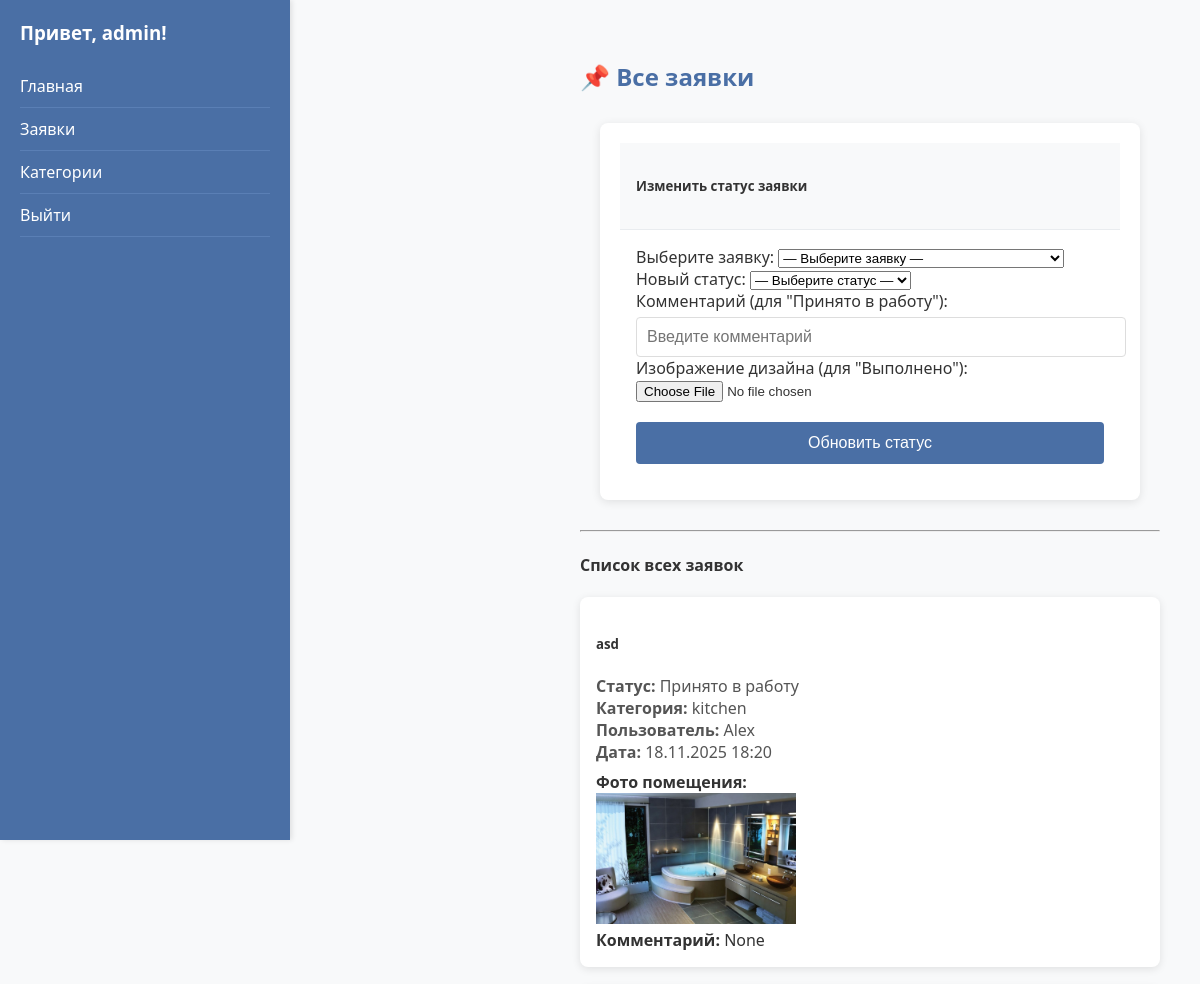
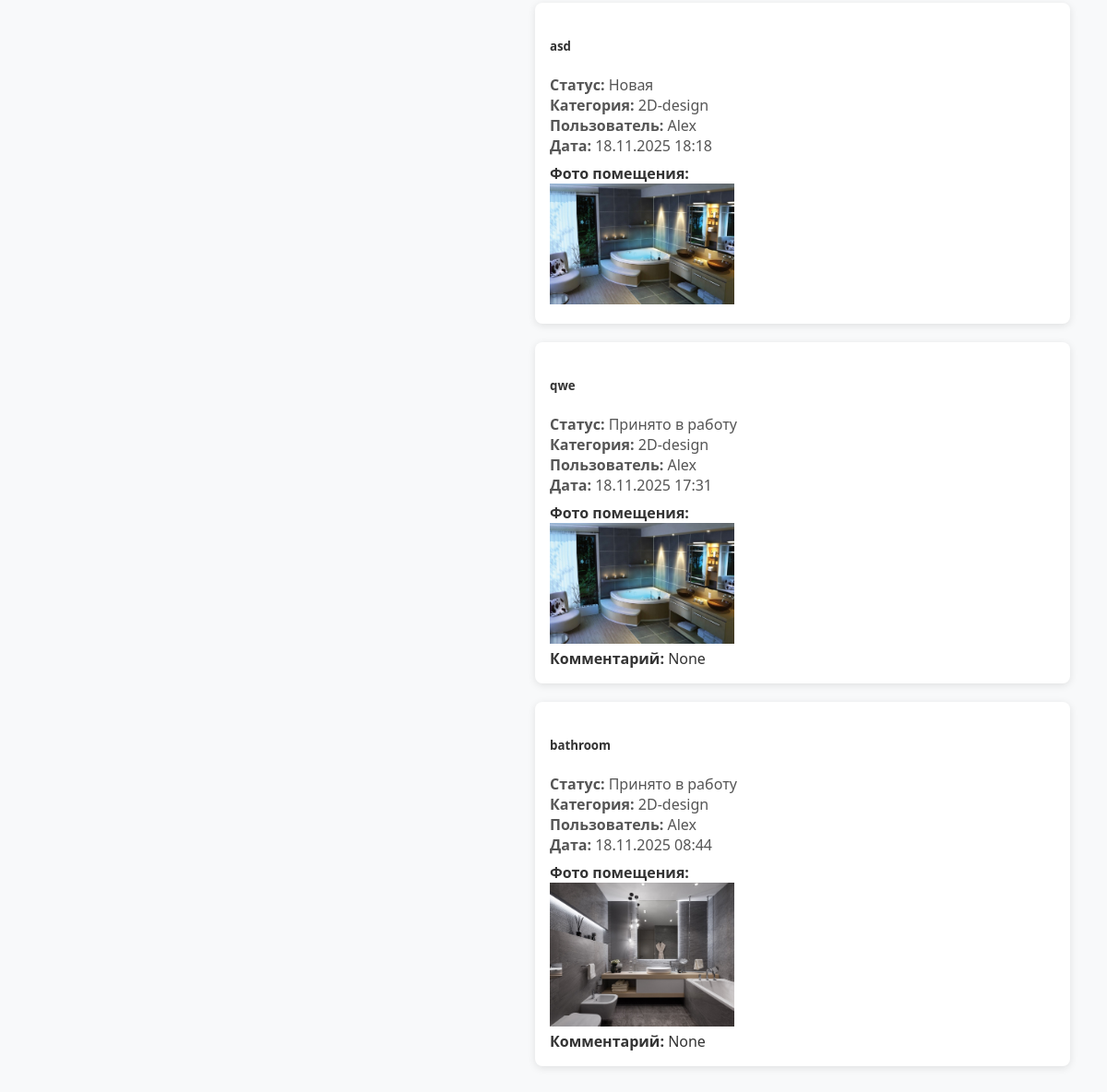
Before: /admin-applications/ (signed in) with the older database file (2 pictures, top to bottom).
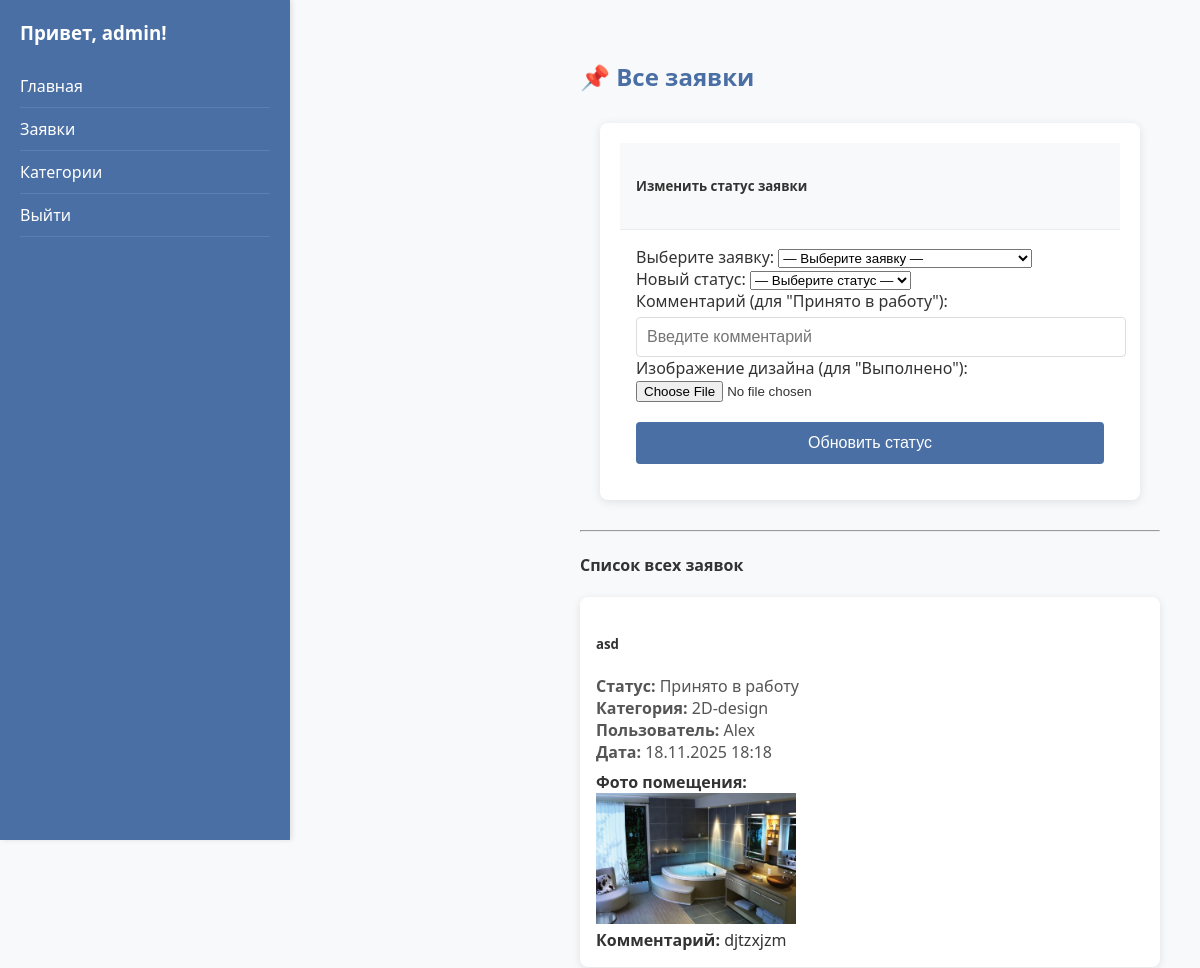
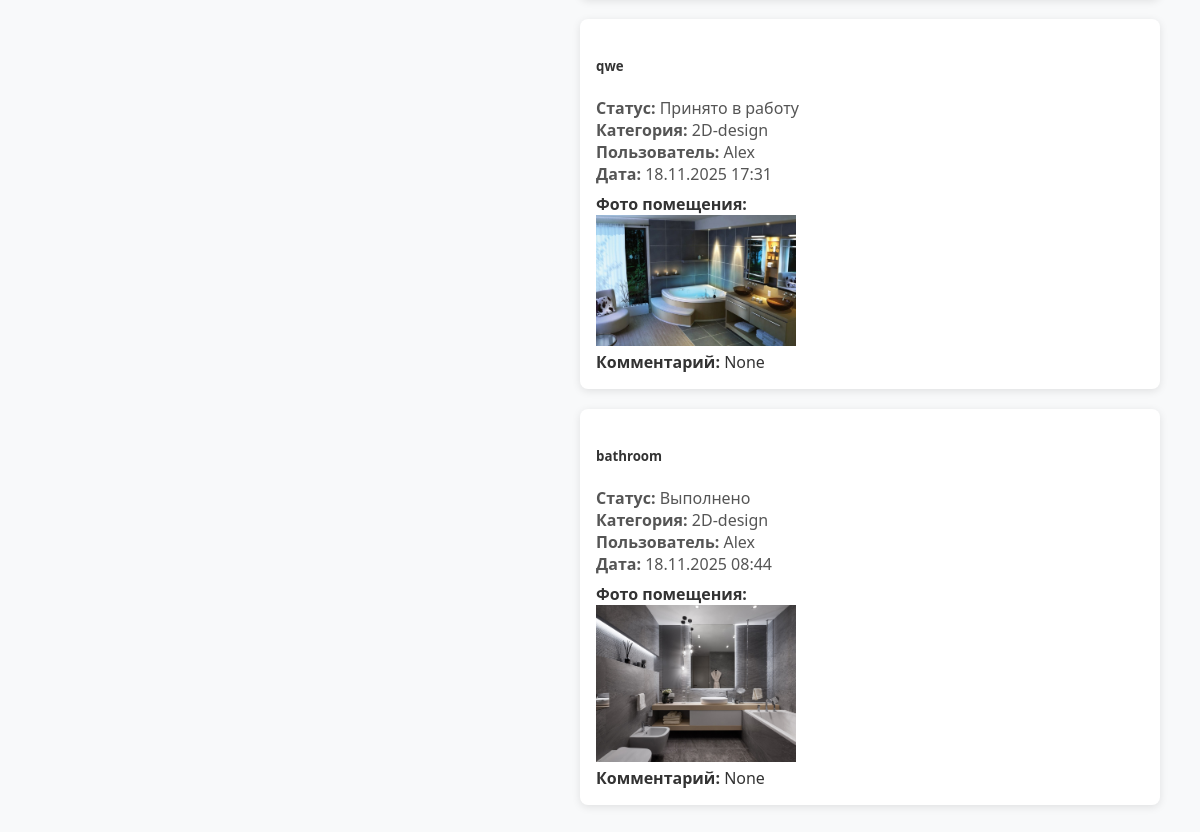
After: the same page with the newer database file (2 pictures, top to bottom).
### main/models.py (models this page shows, shortened)
class Application(models.Model):
    STATUS_CHOICES = [
        ('new', 'Новая'),
        ('in_progress', 'Принято в работу'),
        ('completed', 'Выполнено'),
    ]
    title = models.CharField(max_length=200)
    description = models.TextField()
    category = models.ForeignKey(Category, on_delete=models.CASCADE)
    photo = models.ImageField(upload_to='applications/', null=True, blank=True)
    status = models.CharField(max_length=20, choices=STATUS_CHOICES, default='Новая')
    created_at = models.DateTimeField(auto_now_add=True)
    user = models.ForeignKey(User, on_delete=models.CASCADE)
    design_image = models.ImageField(upload_to='designs/', null=True, blank=True)
    comment = models.TextField(blank=True, null=True)

class Category(models.Model):
    name = models.CharField(max_length=100, unique=True)
    def __str__(self):
        return self.name

### main/views.py (the view, shortened to what this page needs)
# urls.py: path('admin-applications/', views.admin_applications, name='admin_applications'),
@user_passes_test(is_superuser)
def admin_applications(request):
    apps = Application.objects.all().order_by('-created_at')
    for app in apps:
        app.is_new = app.status == 'Новая'
        app.is_in_progress = app.status == 'Принято в работе'
        app.is_completed = app.status == 'Выполнено'
    return render(request, 'main/admin_applications.html', {'applications': apps})

### main/views.py (called while the page is built)
def is_superuser(u):
    return u.is_superuser

### templates/main/admin_applications.html (shortened to what this page needs)
{% extends "main/base.html" %}
{% load static %}
{% block content %}
    <div class="container">
        <div class="main-content">
            <h2>📌 Все заявки</h2>
            <form method="post" action="{% url 'admin_applications' %}" enctype="multipart/form-data">
                <div class="card mb-4">
                    <div class="card-header">
                        <h5>Изменить статус заявки</h5>
                    </div>
                    <div class="card-body">
                        <div class="row g-3">
                            <div class="col-md-4">
                                <label for="application_id" class="form-label">Выберите заявку:</label>
                                <select name="application_id" class="form-select" id="application_id" required>
                                    <option value="">— Выберите заявку —</option>
                                </select>
                            </div>
                            <div class="col-md-3">
                                <label for="new_status" class="form-label">Новый статус:</label>
                                <select name="new_status" class="form-select" id="new_status" required>
                                    <option value="">— Выберите статус —</option>
                                </select>
                            </div>
                            <div class="col-md-3">
                                <label for="comment" class="form-label">Комментарий (для "Принято в работу"):</label>
                                <input type="text" name="comment" class="form-control" id="comment" placeholder="Введите комментарий">
                            </div>
                            <div class="col-md-2">
                                <label for="design_image" class="form-label">Изображение дизайна (для "Выполнено"):</label>
                                <input type="file" name="design_image" class="form-control" id="design_image" accept="image/*">
                            </div>
                        </div>
                        <div class="mt-3">
                            <button type="submit" class="btn btn-primary">Обновить статус</button>
                        </div>
                    </div>
                </div>
            </form>
            <hr>
            <h4>Список всех заявок</h4>
            {% if applications %}
                <div class="applications-list">
                    {% for app in applications %}
                        <div class="application-card card mb-3">
                            <div class="card-body">
                                <h5 class="card-title">{{ app.title }}</h5>
                                <p class="card-text">
                                    <strong>Статус:</strong> {{ app.get_status_display }}<br>
                                    <strong>Категория:</strong> {{ app.category }}<br>
                                    <strong>Пользователь:</strong> {{ app.user.username }}<br>
                                    <strong>Дата:</strong> {{ app.created_at|date:"d.m.Y H:i" }}
                                </p>
                                {% if app.photo %}
                                    <div class="mb-2">
                                        <strong>Фото помещения:</strong><br>
                                        <img src="{{ app.photo.url }}" alt="Фото помещения" width="200">
                                    </div>
                                {% endif %}
                                {% if app.comment %}
                                    <div class="bg-light p-2 rounded">
                                        <strong>Комментарий:</strong> {{ app.comment }}
                                    </div>
                                {% endif %}
                            </div>
                        </div>
                    {% endfor %}
                </div>
            {% else %}
                <div class="alert alert-info">Нет заявок.</div>
            {% endif %}
        </div>
    </div>
{% endblock %}

Changed rows visible on the page:
removed Application: title "asd", status "Принято в работу", category "kitchen", user.username "Alex", created_at "18.11.2025 18:20", photo (picture), comment "None"
changed Application "asd": status "Новая" → "Принято в работу"; comment (not shown) → "djtzxjzm"
changed Application "bathroom": status "Принято в работу" → "Выполнено"
